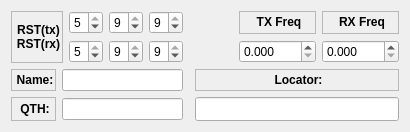
        <widget class="QWidget" name="qso">
         <attribute name="title">
          <string>QSO</string>
         </attribute>
         <layout class="QGridLayout" name="gridLayout_8">
          <item row="0" column="0" colspan="2">
           <layout class="QHBoxLayout">
            <item>
             <widget class="QLabel" name="textLabel1_2">
              <property name="frameShape">
               <enum>QFrame::StyledPanel</enum>
              </property>
              <property name="frameShadow">
               <enum>QFrame::Raised</enum>
              </property>
              <property name="text">
               <string>&lt;p align=&quot;center&quot;&gt;&lt;b&gt;RST(tx)&lt;br&gt;RST(rx)&lt;/b&gt;&lt;/p&gt;</string>
              </property>
              <property name="wordWrap">
               <bool>false</bool>
              </property>
             </widget>
            </item>
            <item>
             <layout class="QVBoxLayout">
              <item>
               <widget class="QSpinBox" name="RSendBox">
                <property name="toolTip">
                 <string>R value you give to the DX</string>
                </property>
                <property name="maximum">
                 <number>5</number>
                </property>
                <property name="value">
                 <number>5</number>
                </property>
               </widget>
              </item>
              <item>
               <widget class="QSpinBox" name="RRecBox">
                <property name="toolTip">
                 <string>R value you get from the DX</string>
                </property>
                <property name="maximum">
                 <number>5</number>
                </property>
                <property name="value">
                 <number>5</number>
                </property>
               </widget>
              </item>
             </layout>
            </item>
            <item>
             <layout class="QVBoxLayout">
              <item>
               <widget class="QSpinBox" name="SSendBox">
                <property name="toolTip">
                 <string>S value you give to the DX</string>
                </property>
                <property name="buttonSymbols">
                 <enum>QAbstractSpinBox::UpDownArrows</enum>
                </property>
                <property name="maximum">
                 <number>9</number>
                </property>
                <property name="value">
                 <number>9</number>
                </property>
               </widget>
              </item>
              <item>
               <widget class="QSpinBox" name="SRecBox">
                <property name="toolTip">
                 <string>S value you get from the DX</string>
                </property>
                <property name="maximum">
                 <number>9</number>
                </property>
                <property name="value">
                 <number>9</number>
                </property>
               </widget>
              </item>
             </layout>
            </item>
            <item>
             <layout class="QVBoxLayout">
              <item>
               <widget class="QSpinBox" name="TSendBox">
                <property name="toolTip">
                 <string>T value you give to the DX</string>
                </property>
                <property name="buttonSymbols">
                 <enum>QAbstractSpinBox::UpDownArrows</enum>
                </property>
                <property name="specialValueText">
                 <string/>
                </property>
                <property name="maximum">
                 <number>9</number>
                </property>
                <property name="value">
                 <number>9</number>
                </property>
               </widget>
              </item>
              <item>
               <widget class="QSpinBox" name="TRecBox">
                <property name="toolTip">
                 <string>T value you get from the DX</string>
                </property>
                <property name="maximum">
                 <number>9</number>
                </property>
                <property name="value">
                 <number>9</number>
                </property>
               </widget>
              </item>
             </layout>
            </item>
           </layout>
          </item>
          <item row="0" column="4">
           <layout class="QGridLayout" name="gridLayout">
            <item row="0" column="0">
             <widget class="QLabel" name="textLabel1_8_3">
              <property name="frameShape">
               <enum>QFrame::StyledPanel</enum>
              </property>
              <property name="frameShadow">
               <enum>QFrame::Raised</enum>
              </property>
              <property name="text">
               <string>&lt;!DOCTYPE HTML PUBLIC &quot;-//W3C//DTD HTML 4.0//EN&quot; &quot;http://www.w3.org/TR/REC-html40/strict.dtd&quot;&gt;
&lt;html&gt;&lt;head&gt;&lt;meta name=&quot;qrichtext&quot; content=&quot;1&quot; /&gt;&lt;style type=&quot;text/css&quot;&gt;
p, li { white-space: pre-wrap; }
&lt;/style&gt;&lt;/head&gt;&lt;body style=&quot; font-family:'DejaVu Sans'; font-size:9pt; font-weight:400; font-style:normal;&quot;&gt;
&lt;p align=&quot;center&quot; style=&quot; margin-top:12px; margin-bottom:12px; margin-left:0px; margin-right:0px; -qt-block-indent:0; text-indent:0px;&quot;&gt;&lt;span style=&quot; font-weight:600;&quot;&gt;TX Freq&lt;/span&gt;&lt;/p&gt;&lt;/body&gt;&lt;/html&gt;</string>
              </property>
              <property name="wordWrap">
               <bool>false</bool>
              </property>
             </widget>
            </item>
            <item row="0" column="1">
             <widget class="QLabel" name="textLabel1_8_4">
              <property name="frameShape">
               <enum>QFrame::StyledPanel</enum>
              </property>
              <property name="frameShadow">
               <enum>QFrame::Raised</enum>
              </property>
              <property name="text">
               <string>&lt;!DOCTYPE HTML PUBLIC &quot;-//W3C//DTD HTML 4.0//EN&quot; &quot;http://www.w3.org/TR/REC-html40/strict.dtd&quot;&gt;
&lt;html&gt;&lt;head&gt;&lt;meta name=&quot;qrichtext&quot; content=&quot;1&quot; /&gt;&lt;style type=&quot;text/css&quot;&gt;
p, li { white-space: pre-wrap; }
&lt;/style&gt;&lt;/head&gt;&lt;body style=&quot; font-family:'DejaVu Sans'; font-size:9pt; font-weight:400; font-style:normal;&quot;&gt;
&lt;p align=&quot;center&quot; style=&quot; margin-top:12px; margin-bottom:12px; margin-left:0px; margin-right:0px; -qt-block-indent:0; text-indent:0px;&quot;&gt;&lt;span style=&quot; font-weight:600;&quot;&gt;RX Freq&lt;/span&gt;&lt;/p&gt;&lt;/body&gt;&lt;/html&gt;</string>
              </property>
              <property name="wordWrap">
               <bool>false</bool>
              </property>
             </widget>
            </item>
            <item row="1" column="0">
             <widget class="QDoubleSpinBox" name="freqtxdoubleSpinBox">
              <property name="toolTip">
               <string>Shows the frecuency of the transceiver when hamlib is  (TX)</string>
              </property>
              <property name="layoutDirection">
               <enum>Qt::LeftToRight</enum>
              </property>
              <property name="decimals">
               <number>3</number>
              </property>
              <property name="maximum">
               <double>9999.989999999999782</double>
              </property>
              <property name="singleStep">
               <double>0.001000000000000</double>
              </property>
             </widget>
            </item>
            <item row="1" column="1">
             <widget class="QDoubleSpinBox" name="freqrxdoubleSpinBox">
              <property name="toolTip">
               <string>Shows the frecuency of the transceiver when hamlib is activated (RX)</string>
              </property>
              <property name="layoutDirection">
               <enum>Qt::LeftToRight</enum>
              </property>
              <property name="decimals">
               <number>3</number>
              </property>
              <property name="maximum">
               <double>9999.989999999999782</double>
              </property>
              <property name="singleStep">
               <double>0.001000000000000</double>
              </property>
             </widget>
            </item>
           </layout>
          </item>
          <item row="1" column="2" colspan="2">
           <layout class="QVBoxLayout" name="verticalLayout_3"/>
          </item>
          <item row="2" column="0">
           <widget class="QLabel" name="textLabel1_8_2">
            <property name="frameShape">
             <enum>QFrame::StyledPanel</enum>
            </property>
            <property name="frameShadow">
             <enum>QFrame::Raised</enum>
            </property>
            <property name="text">
             <string>&lt;p align=&quot;center&quot;&gt;&lt;b&gt;Name:&lt;/b&gt;&lt;/p&gt;</string>
            </property>
            <property name="wordWrap">
             <bool>false</bool>
            </property>
           </widget>
          </item>
          <item row="2" column="1">
           <widget class="QLineEdit" name="namekLineEdit">
            <property name="toolTip">
             <string>DX's operator's name</string>
            </property>
            <property name="text">
             <string/>
            </property>
           </widget>
          </item>
          <item row="2" column="2">
           <layout class="QHBoxLayout" name="horizontalLayout"/>
          </item>
          <item row="2" column="3" colspan="2">
           <widget class="QLabel" name="textLabel2_6_3">
            <property name="frameShape">
             <enum>QFrame::StyledPanel</enum>
            </property>
            <property name="frameShadow">
             <enum>QFrame::Raised</enum>
            </property>
            <property name="text">
             <string>&lt;!DOCTYPE HTML PUBLIC &quot;-//W3C//DTD HTML 4.0//EN&quot; &quot;http://www.w3.org/TR/REC-html40/strict.dtd&quot;&gt;
&lt;html&gt;&lt;head&gt;&lt;meta name=&quot;qrichtext&quot; content=&quot;1&quot; /&gt;&lt;style type=&quot;text/css&quot;&gt;
p, li { white-space: pre-wrap; }
&lt;/style&gt;&lt;/head&gt;&lt;body style=&quot; font-family:'Sans Serif'; font-size:9pt; font-weight:400; font-style:normal;&quot;&gt;
&lt;p align=&quot;center&quot; style=&quot; margin-top:12px; margin-bottom:12px; margin-left:0px; margin-right:0px; -qt-block-indent:0; text-indent:0px;&quot;&gt;&lt;span style=&quot; font-weight:600;&quot;&gt;Locator:&lt;/span&gt;&lt;/p&gt;&lt;/body&gt;&lt;/html&gt;</string>
            </property>
            <property name="wordWrap">
             <bool>false</bool>
            </property>
           </widget>
          </item>
          <item row="3" column="0">
           <widget class="QLabel" name="textLabel2_6_2">
            <property name="frameShape">
             <enum>QFrame::StyledPanel</enum>
            </property>
            <property name="frameShadow">
             <enum>QFrame::Raised</enum>
            </property>
            <property name="text">
             <string>&lt;!DOCTYPE HTML PUBLIC &quot;-//W3C//DTD HTML 4.0//EN&quot; &quot;http://www.w3.org/TR/REC-html40/strict.dtd&quot;&gt;
&lt;html&gt;&lt;head&gt;&lt;meta name=&quot;qrichtext&quot; content=&quot;1&quot; /&gt;&lt;style type=&quot;text/css&quot;&gt;
p, li { white-space: pre-wrap; }
&lt;/style&gt;&lt;/head&gt;&lt;body style=&quot; font-family:'Sans Serif'; font-size:9pt; font-weight:400; font-style:normal;&quot;&gt;
&lt;p align=&quot;center&quot; style=&quot; margin-top:12px; margin-bottom:12px; margin-left:0px; margin-right:0px; -qt-block-indent:0; text-indent:0px;&quot;&gt;&lt;span style=&quot; font-weight:600;&quot;&gt;QTH:&lt;/span&gt;&lt;/p&gt;&lt;/body&gt;&lt;/html&gt;</string>
            </property>
            <property name="wordWrap">
             <bool>false</bool>
            </property>
           </widget>
          </item>
          <item row="3" column="1">
           <widget class="QLineEdit" name="qthkLineEdit">
            <property name="toolTip">
             <string>DX's QTH (City, town)</string>
            </property>
           </widget>
          </item>
          <item row="3" column="3" colspan="2">
           <widget class="QLineEdit" name="locatorLineEdit">
            <property name="minimumSize">
             <size>
              <width>204</width>
              <height>24</height>
             </size>
            </property>
            <property name="toolTip">
             <string>The DX locator (like IN80EK)</string>
            </property>
            <property name="maxLength">
             <number>6</number>
            </property>
           </widget>
          </item>
          <item row="4" column="2" colspan="2">
           <layout class="QVBoxLayout" name="verticalLayout_2"/>
          </item>
         </layout>
        </widget>
